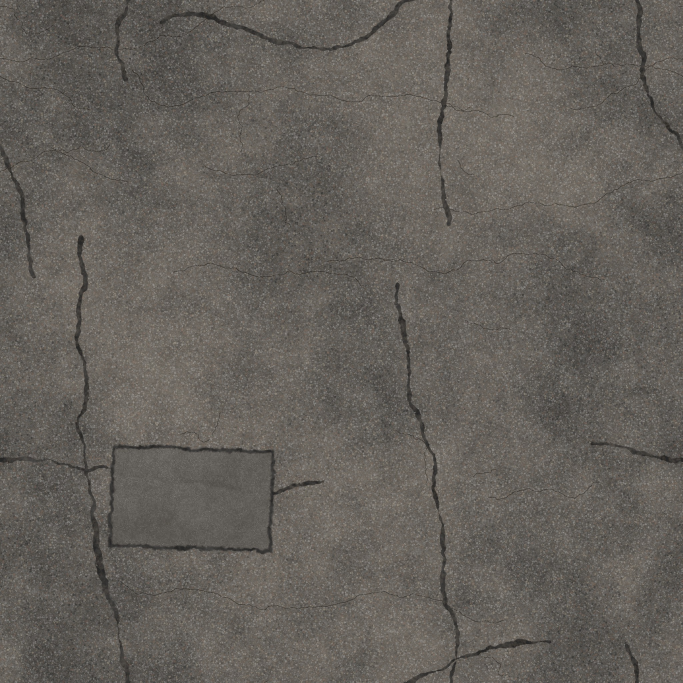
#> input picture experiment/desert/tex/asphalt_albedo.jpg, 2048 x 2048 px (shown at 1/3 size); its folder holds 8 pictures in this run
$ python road_preview.py ../../tex/asphalt_macro.jpg
#> lines starting #> are read from the running program, lines starting #| are printed output that depends on the picture
### experiment/desert/src/set/texlib.py
"""Shared helpers for the SET thread's procedural textures (numpy / scipy / PIL only).
All fields are periodic (wrap) unless stated, so every output tiles seamlessly.
Colour work is done in linear RGB and converted to sRGB on save."""
import numpy as np
from scipy import ndimage as ndi
from scipy.spatial import cKDTree
from PIL import Image

def rng(seed):
    return np.random.default_rng(seed)

def norm01(a):
    a = a - a.min()
    return a / max(a.max(), 1e-9)

def gblur(a, s, axis_sig=None):
    return ndi.gaussian_filter(a, s if axis_sig is None else axis_sig, mode='wrap')

# [36 lines left out: functions spectral, worley, warp, not called in this run]

def smoothstep(e0, e1, x):
    t = np.clip((x - e0) / (e1 - e0), 0, 1)
    return t * t * (3 - 2 * t)

# [8 lines left out: function normal_from_height, not called in this run]

def save_normal(n, path, quality=95):
    img = np.clip((n * 0.5 + 0.5) * 255 + 0.5, 0, 255).astype(np.uint8)
    _save(img, path, quality)

def lin2srgb(c):
    c = np.clip(c, 0, 1)
    return np.where(c <= 0.0031308, c * 12.92, 1.055 * np.power(c, 1 / 2.4) - 0.055)

def srgb2lin(c):
    c = np.clip(c, 0, 1)
    return np.where(c <= 0.04045, c / 12.92, ((c + 0.055) / 1.055) ** 2.4)

def save_srgb(lin, path, quality=93):
    img = np.clip(lin2srgb(lin) * 255 + 0.5, 0, 255).astype(np.uint8)
    _save(img, path, quality)

def save_gray(a, path, quality=93):
    img = np.clip(a * 255 + 0.5, 0, 255).astype(np.uint8)
    _save(img, path, quality)

# [137 lines left out: functions _save, stamp_line, crack_path, tile3, splat_pebbles, chipseal, not called in this run]

### experiment/desert/src/set/road_preview.py
"""Reference composite of the road textures (and a preview GLB for the harness). Not shipped in assets/.
Shows exactly how the tiles, the macro, the line strips and the shoulder are meant to combine.
Layout (metres, x across the road, z along it): paved 10.2 m centred on x = 0; double yellow centres at ±0.11; white fog
lines at ±3.8; shoulder strips from |x| = 4.67 to 6.17 (ragged edge ≈ |x| 5.1); desert sand beyond.
Writes src/set/preview/road.glb (+ composite PNGs)."""
import os, sys, numpy as np
sys.path.insert(0, os.path.dirname(os.path.abspath(__file__)))
from PIL import Image
from texlib import srgb2lin, lin2srgb, smoothstep

T = os.path.abspath(os.path.join(os.path.dirname(__file__), '../../tex'))
OUT = os.path.join(os.path.dirname(os.path.abspath(__file__)), 'preview')
os.makedirs(OUT, exist_ok=True)
MPX = 0.007
WX, LZ = 14.0, 40.0
NX, NZ = int(WX / MPX), int(LZ / MPX)
xs = (np.arange(NX) + 0.5) * MPX - WX / 2
zs = (np.arange(NZ) + 0.5) * MPX


def load(name, mode='RGB'):
#> called with name = 'asphalt_albedo.jpg', mode = 'RGB'
    return Image.open(f'{T}/{name}').convert(mode)
#> returned value is the input picture: PIL image 2048x2048 RGB; mean R, G, B 100.7, 96.4, 90.7


def tile_sample(img, tile_w_m, tile_h_m, x, z, lin=True, mode='RGB'):
    """Sample a tiling image (u across = x, v along = z) at metres; prefiltered to MPX by resizing."""
#> called with tile_w_m = 4, tile_h_m = 4, x = array of shape (2000,), z = array of shape (5714,), lin = True, mode = 'RGB'
    pw, ph = max(2, int(round(tile_w_m / MPX))), max(2, int(round(tile_h_m / MPX)))
#> pw = 571; ph = 571
    a = np.asarray(img.resize((pw, ph), Image.LANCZOS), np.float32) / 255
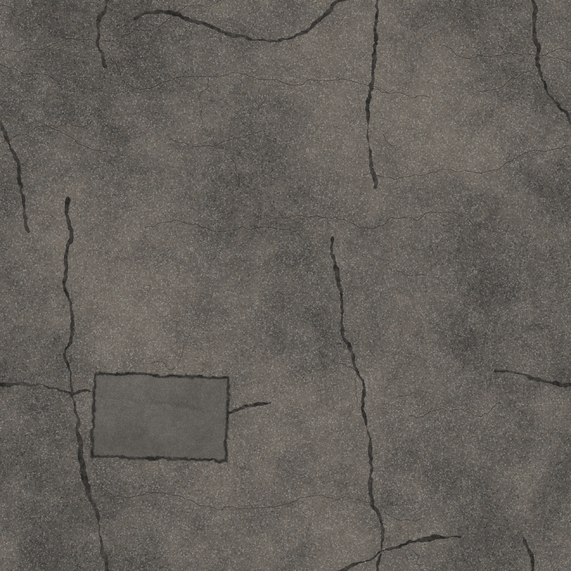
#> a: shape (571, 571, 3) float32; mean R, G, B 0.395, 0.378, 0.355
    ix = (np.floor(x / tile_w_m * pw).astype(int)) % pw
#> ix = 2000 values, max 570 at index 428, min 0 at index 429, mean 285
    iz = (np.floor(z / tile_h_m * ph).astype(int)) % ph
#> iz = 5714 values, max 570 at index 570, min 0 at index 0, mean 285
    s = a[iz[:, None], ix[None, :]]
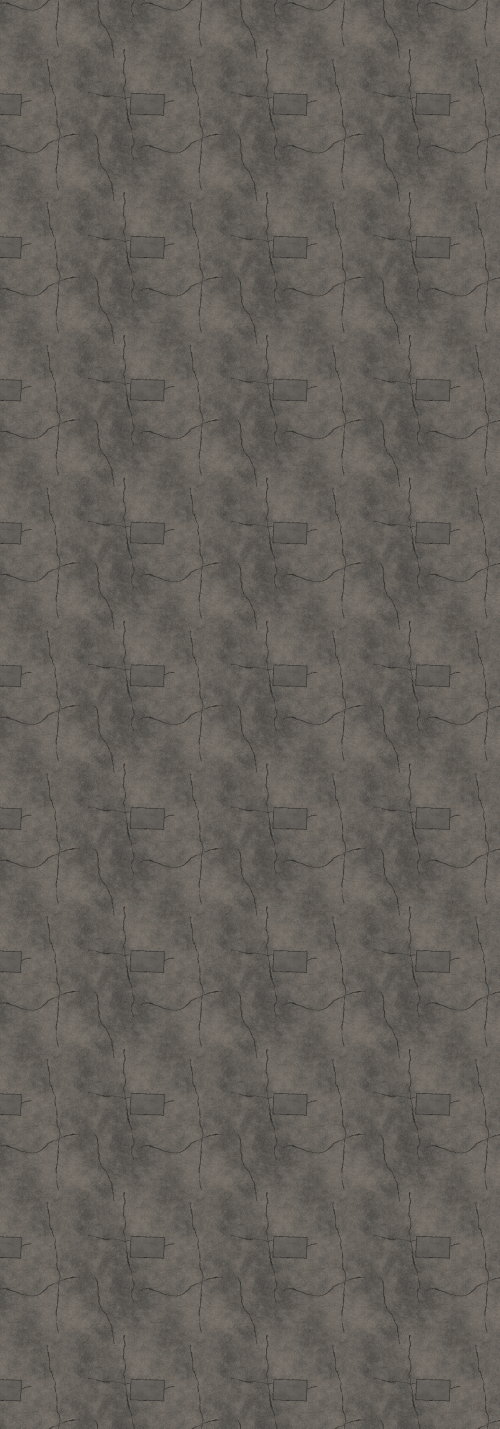
#> s: shape (5714, 2000, 3) float32 (shown at 1/4 size); mean R, G, B 0.418, 0.389, 0.346
    return srgb2lin(s) if lin else s
#> in srgb2lin, `return np.where(c <= 0.04045, c / 12.92, ((c + 0.055) / 1.055) ** 2.4)`:
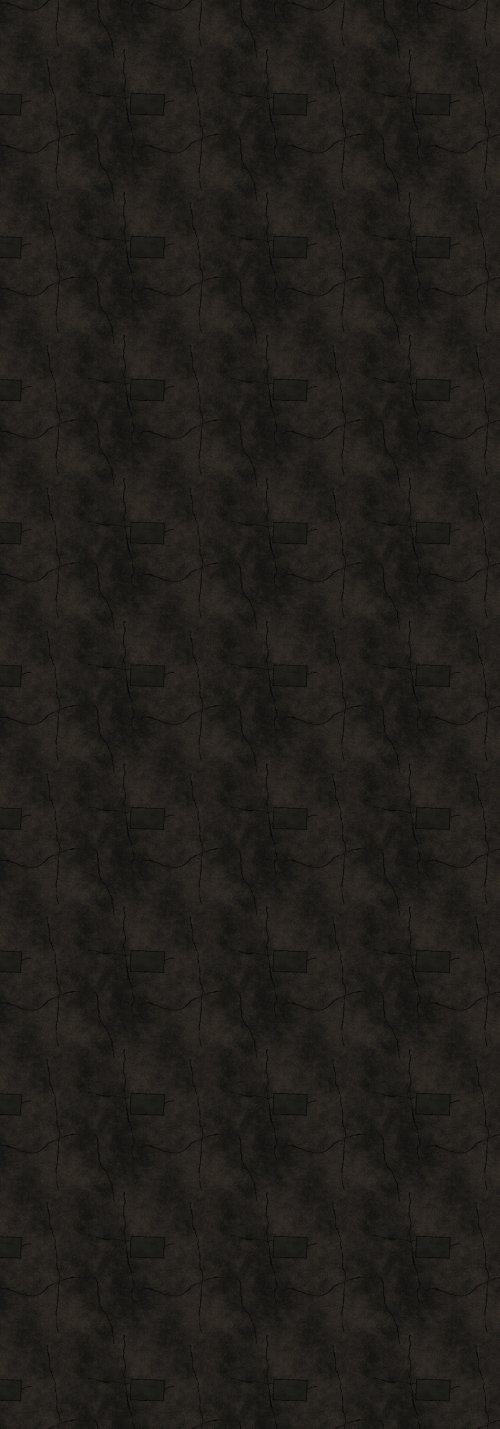
#> returned value: shape (5714, 2000, 3) float32 (shown at 1/4 size); mean of channels 0, 1, 2 0.132, 0.123, 0.109; drawn as R, G, B


X = xs[None, :]; Z = zs[:, None]
# --- asphalt ---
alb = tile_sample(load('asphalt_albedo.jpg'), 4, 4, xs, zs)
nrm = tile_sample(load('asphalt_normal.jpg'), 4, 4, xs, zs, lin=False)
#> (the run stopped early here; a loop or call above may not have finished)
